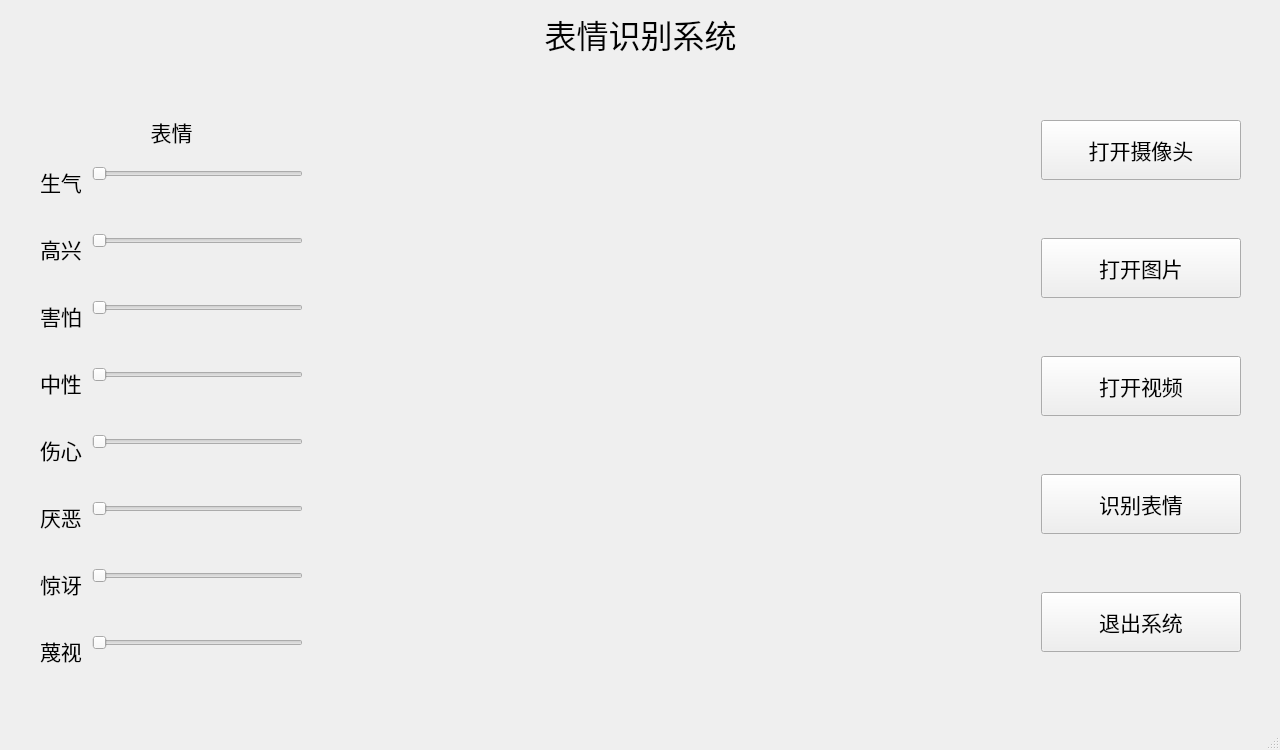
<?xml version="1.0" encoding="UTF-8"?>
<ui version="4.0">
 <class>FER_window</class>
 <widget class="QMainWindow" name="FER_window">
  <property name="geometry">
   <rect>
    <x>0</x>
    <y>0</y>
    <width>1280</width>
    <height>750</height>
   </rect>
  </property>
  <property name="minimumSize">
   <size>
    <width>1280</width>
    <height>750</height>
   </size>
  </property>
  <property name="maximumSize">
   <size>
    <width>1280</width>
    <height>750</height>
   </size>
  </property>
  <property name="cursor">
   <cursorShape>ArrowCursor</cursorShape>
  </property>
  <property name="windowTitle">
   <string>人脸表情识别系统</string>
  </property>
  <property name="styleSheet">
   <string notr="true"/>
  </property>
  <widget class="QWidget" name="centralwidget">
   <widget class="QWidget" name="verticalLayoutWidget">
    <property name="geometry">
     <rect>
      <x>0</x>
      <y>0</y>
      <width>1281</width>
      <height>751</height>
     </rect>
    </property>
    <layout class="QVBoxLayout" name="verticalLayout">
     <property name="spacing">
      <number>9</number>
     </property>
     <property name="topMargin">
      <number>10</number>
     </property>
     <property name="bottomMargin">
      <number>0</number>
     </property>
     <item>
      <widget class="QLabel" name="label_11">
       <property name="minimumSize">
        <size>
         <width>0</width>
         <height>40</height>
        </size>
       </property>
       <property name="maximumSize">
        <size>
         <width>16777215</width>
         <height>70</height>
        </size>
       </property>
       <property name="font">
        <font>
         <pointsize>24</pointsize>
        </font>
       </property>
       <property name="layoutDirection">
        <enum>Qt::LeftToRight</enum>
       </property>
       <property name="text">
        <string>表情识别系统</string>
       </property>
       <property name="alignment">
        <set>Qt::AlignCenter</set>
       </property>
       <property name="margin">
        <number>0</number>
       </property>
      </widget>
     </item>
     <item>
      <layout class="QHBoxLayout" name="horizontalLayout">
       <item>
        <layout class="QVBoxLayout" name="verticalLayout_2">
         <property name="sizeConstraint">
          <enum>QLayout::SetMinAndMaxSize</enum>
         </property>
         <property name="leftMargin">
          <number>40</number>
         </property>
         <property name="topMargin">
          <number>0</number>
         </property>
         <property name="rightMargin">
          <number>40</number>
         </property>
         <property name="bottomMargin">
          <number>0</number>
         </property>
         <item>
          <spacer name="verticalSpacer_2">
           <property name="orientation">
            <enum>Qt::Vertical</enum>
           </property>
           <property name="sizeHint" stdset="0">
            <size>
             <width>20</width>
             <height>40</height>
            </size>
           </property>
          </spacer>
         </item>
         <item>
          <widget class="QLabel" name="label">
           <property name="minimumSize">
            <size>
             <width>0</width>
             <height>50</height>
            </size>
           </property>
           <property name="maximumSize">
            <size>
             <width>16777215</width>
             <height>107</height>
            </size>
           </property>
           <property name="font">
            <font>
             <pointsize>16</pointsize>
            </font>
           </property>
           <property name="text">
            <string>表情</string>
           </property>
           <property name="alignment">
            <set>Qt::AlignCenter</set>
           </property>
          </widget>
         </item>
         <item>
          <layout class="QFormLayout" name="formLayout">
           <property name="formAlignment">
            <set>Qt::AlignHCenter|Qt::AlignTop</set>
           </property>
           <property name="horizontalSpacing">
            <number>10</number>
           </property>
           <property name="verticalSpacing">
            <number>35</number>
           </property>
           <item row="0" column="0">
            <widget class="QLabel" name="label_3">
             <property name="font">
              <font>
               <pointsize>16</pointsize>
              </font>
             </property>
             <property name="text">
              <string>生气</string>
             </property>
            </widget>
           </item>
           <item row="0" column="1">
            <widget class="QSlider" name="horizontalSlider_2">
             <property name="orientation">
              <enum>Qt::Horizontal</enum>
             </property>
            </widget>
           </item>
           <item row="1" column="0">
            <widget class="QLabel" name="label_5">
             <property name="font">
              <font>
               <pointsize>16</pointsize>
              </font>
             </property>
             <property name="text">
              <string>高兴</string>
             </property>
            </widget>
           </item>
           <item row="1" column="1">
            <widget class="QSlider" name="horizontalSlider_3">
             <property name="orientation">
              <enum>Qt::Horizontal</enum>
             </property>
            </widget>
           </item>
           <item row="2" column="0">
            <widget class="QLabel" name="label_4">
             <property name="font">
              <font>
               <pointsize>16</pointsize>
              </font>
             </property>
             <property name="text">
              <string>害怕</string>
             </property>
            </widget>
           </item>
           <item row="2" column="1">
            <widget class="QSlider" name="horizontalSlider_4">
             <property name="orientation">
              <enum>Qt::Horizontal</enum>
             </property>
            </widget>
           </item>
           <item row="3" column="0">
            <widget class="QLabel" name="label_6">
             <property name="font">
              <font>
               <pointsize>16</pointsize>
              </font>
             </property>
             <property name="text">
              <string>中性</string>
             </property>
            </widget>
           </item>
           <item row="3" column="1">
            <widget class="QSlider" name="horizontalSlider_5">
             <property name="orientation">
              <enum>Qt::Horizontal</enum>
             </property>
            </widget>
           </item>
           <item row="4" column="0">
            <widget class="QLabel" name="label_7">
             <property name="font">
              <font>
               <pointsize>16</pointsize>
              </font>
             </property>
             <property name="text">
              <string>伤心</string>
             </property>
            </widget>
           </item>
           <item row="4" column="1">
            <widget class="QSlider" name="horizontalSlider">
             <property name="orientation">
              <enum>Qt::Horizontal</enum>
             </property>
            </widget>
           </item>
           <item row="5" column="0">
            <widget class="QLabel" name="label_2">
             <property name="font">
              <font>
               <pointsize>16</pointsize>
              </font>
             </property>
             <property name="text">
              <string>厌恶</string>
             </property>
            </widget>
           </item>
           <item row="5" column="1">
            <widget class="QSlider" name="horizontalSlider_6">
             <property name="orientation">
              <enum>Qt::Horizontal</enum>
             </property>
            </widget>
           </item>
           <item row="6" column="0">
            <widget class="QLabel" name="label_8">
             <property name="font">
              <font>
               <pointsize>16</pointsize>
              </font>
             </property>
             <property name="text">
              <string>惊讶</string>
             </property>
            </widget>
           </item>
           <item row="6" column="1">
            <widget class="QSlider" name="horizontalSlider_7">
             <property name="orientation">
              <enum>Qt::Horizontal</enum>
             </property>
            </widget>
           </item>
           <item row="7" column="0">
            <widget class="QLabel" name="label_10">
             <property name="font">
              <font>
               <pointsize>16</pointsize>
              </font>
             </property>
             <property name="text">
              <string>蔑视</string>
             </property>
            </widget>
           </item>
           <item row="7" column="1">
            <widget class="QSlider" name="horizontalSlider_8">
             <property name="orientation">
              <enum>Qt::Horizontal</enum>
             </property>
            </widget>
           </item>
          </layout>
         </item>
         <item>
          <spacer name="verticalSpacer_3">
           <property name="orientation">
            <enum>Qt::Vertical</enum>
           </property>
           <property name="sizeHint" stdset="0">
            <size>
             <width>20</width>
             <height>40</height>
            </size>
           </property>
          </spacer>
         </item>
        </layout>
       </item>
       <item>
        <widget class="QLabel" name="lab_frame">
         <property name="enabled">
          <bool>true</bool>
         </property>
         <property name="minimumSize">
          <size>
           <width>640</width>
           <height>640</height>
          </size>
         </property>
         <property name="maximumSize">
          <size>
           <width>640</width>
           <height>640</height>
          </size>
         </property>
         <property name="font">
          <font>
           <pointsize>24</pointsize>
           <weight>50</weight>
           <bold>false</bold>
          </font>
         </property>
         <property name="toolTip">
          <string/>
         </property>
         <property name="text">
          <string/>
         </property>
         <property name="textFormat">
          <enum>Qt::RichText</enum>
         </property>
         <property name="alignment">
          <set>Qt::AlignCenter</set>
         </property>
        </widget>
       </item>
       <item>
        <layout class="QVBoxLayout" name="ButtonLayout">
         <property name="spacing">
          <number>5</number>
         </property>
         <property name="leftMargin">
          <number>40</number>
         </property>
         <property name="topMargin">
          <number>0</number>
         </property>
         <property name="rightMargin">
          <number>40</number>
         </property>
         <item alignment="Qt::AlignHCenter">
          <widget class="QPushButton" name="btn_openCamera">
           <property name="minimumSize">
            <size>
             <width>200</width>
             <height>0</height>
            </size>
           </property>
           <property name="maximumSize">
            <size>
             <width>200</width>
             <height>60</height>
            </size>
           </property>
           <property name="font">
            <font>
             <pointsize>16</pointsize>
             <weight>50</weight>
             <bold>false</bold>
            </font>
           </property>
           <property name="text">
            <string>打开摄像头</string>
           </property>
          </widget>
         </item>
         <item alignment="Qt::AlignHCenter">
          <widget class="QPushButton" name="btn_openimage">
           <property name="minimumSize">
            <size>
             <width>200</width>
             <height>0</height>
            </size>
           </property>
           <property name="maximumSize">
            <size>
             <width>200</width>
             <height>60</height>
            </size>
           </property>
           <property name="font">
            <font>
             <pointsize>16</pointsize>
             <weight>50</weight>
             <bold>false</bold>
            </font>
           </property>
           <property name="text">
            <string>打开图片</string>
           </property>
          </widget>
         </item>
         <item alignment="Qt::AlignHCenter">
          <widget class="QPushButton" name="btn_openvideo">
           <property name="minimumSize">
            <size>
             <width>200</width>
             <height>0</height>
            </size>
           </property>
           <property name="maximumSize">
            <size>
             <width>200</width>
             <height>60</height>
            </size>
           </property>
           <property name="font">
            <font>
             <pointsize>16</pointsize>
             <weight>50</weight>
             <bold>false</bold>
            </font>
           </property>
           <property name="text">
            <string>打开视频</string>
           </property>
          </widget>
         </item>
         <item alignment="Qt::AlignHCenter">
          <widget class="QPushButton" name="btn_recognition">
           <property name="minimumSize">
            <size>
             <width>200</width>
             <height>60</height>
            </size>
           </property>
           <property name="maximumSize">
            <size>
             <width>200</width>
             <height>60</height>
            </size>
           </property>
           <property name="font">
            <font>
             <pointsize>16</pointsize>
             <weight>50</weight>
             <bold>false</bold>
            </font>
           </property>
           <property name="text">
            <string>识别表情</string>
           </property>
          </widget>
         </item>
         <item alignment="Qt::AlignHCenter">
          <widget class="QPushButton" name="btn_exitsystem">
           <property name="minimumSize">
            <size>
             <width>200</width>
             <height>0</height>
            </size>
           </property>
           <property name="maximumSize">
            <size>
             <width>200</width>
             <height>60</height>
            </size>
           </property>
           <property name="font">
            <font>
             <pointsize>16</pointsize>
             <weight>50</weight>
             <bold>false</bold>
            </font>
           </property>
           <property name="styleSheet">
            <string notr="true"/>
           </property>
           <property name="text">
            <string>退出系统</string>
           </property>
          </widget>
         </item>
        </layout>
       </item>
      </layout>
     </item>
     <item>
      <spacer name="verticalSpacer">
       <property name="orientation">
        <enum>Qt::Vertical</enum>
       </property>
       <property name="sizeHint" stdset="0">
        <size>
         <width>20</width>
         <height>40</height>
        </size>
       </property>
      </spacer>
     </item>
    </layout>
   </widget>
  </widget>
  <widget class="QMenuBar" name="menubar">
   <property name="geometry">
    <rect>
     <x>0</x>
     <y>0</y>
     <width>1280</width>
     <height>23</height>
    </rect>
   </property>
  </widget>
  <widget class="QStatusBar" name="statusbar"/>
 </widget>
 <resources/>
 <connections/>
</ui>
